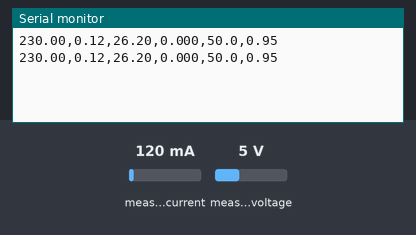
The sketch below on a simulated Arduino Uno, built with avr-gcc and run on an emulated ATmega328P. Shown: the last lines printed to the serial monitor. The inputs (shaded band) are chosen by the test bench; at power-on: measured current 120 mA, measured voltage 5 V.

Above: at 1.2 s.
1.3 s: measured current set to 40 mA
At 2.6 s:
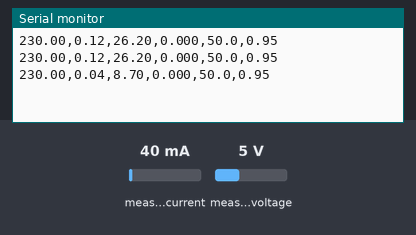
2.8 s: measured voltage set to 0.3 V
At 3.6 s:
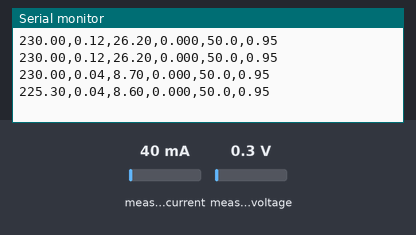
4.3 s: measured current set to 500 mA
At 5.2 s:
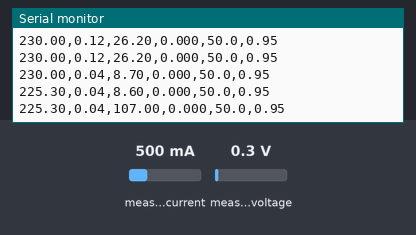
Timing chart, 0 to 7.3 s (numbered marks = the images above; inputs shaded):
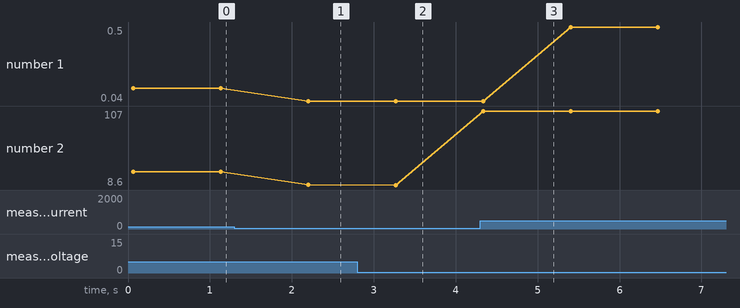

The sketch:

ARDUINO2PYTHON.ino
```cpp
#include <PZEM004Tv30.h>
#include <SoftwareSerial.h>

#if defined(ESP32)
    #error "Software Serial is not supported on the ESP32"
#endif

/* Use software serial for the PZEM
 * Pin 12 Rx (Connects to the Tx pin on the PZEM)
 * Pin 13 Tx (Connects to the Rx pin on the PZEM)
*/
#if !defined(PZEM_RX_PIN) && !defined(PZEM_TX_PIN)
#define PZEM_RX_PIN 12
#define PZEM_TX_PIN 13
#endif

SoftwareSerial pzemSWSerial(PZEM_RX_PIN, PZEM_TX_PIN);
PZEM004Tv30 pzem(pzemSWSerial);

void setup() {
    /* Debugging serial */
    Serial.begin(115200);
}

void loop() {
    // Read the data from the sensor
    float voltage = pzem.voltage();
    float current = pzem.current();
    float power = pzem.power();
    float energy = pzem.energy();
    float frequency = pzem.frequency();
    float pf = pzem.pf();

    // Check if the data is valid and send to serial
    if(isnan(voltage) || isnan(current) || isnan(power) || isnan(energy) || isnan(frequency) || isnan(pf)) {
        Serial.println("Invalid data");
    } else {
        // Send data to serial in a structured format
        Serial.print(voltage);
        Serial.print(",");
        Serial.print(current);
        Serial.print(",");
        Serial.print(power);
        Serial.print(",");
        Serial.print(energy, 3);
        Serial.print(",");
        Serial.print(frequency, 1);
        Serial.print(",");
        Serial.println(pf);
    }

    delay(1000);
}
```

Measured:
- after the input at 1.3 s, the serial monitor: prints a new line after 0.90 s (image 1)
- after the input at 2.8 s, the serial monitor: prints a new line after 0.47 s (image 2)
- after the input at 4.3 s, the serial monitor: prints a new line at once (image 3)
- plotted number 1: 0.12 → 0.04 after the input at 1.3 s, 0.04 → 0.5 after the input at 4.3 s
- plotted number 2: 26.2 → 8.7 after the input at 1.3 s, 8.7 → 8.6 after the input at 2.8 s, 8.6 → 107 after the input at 4.3 s
